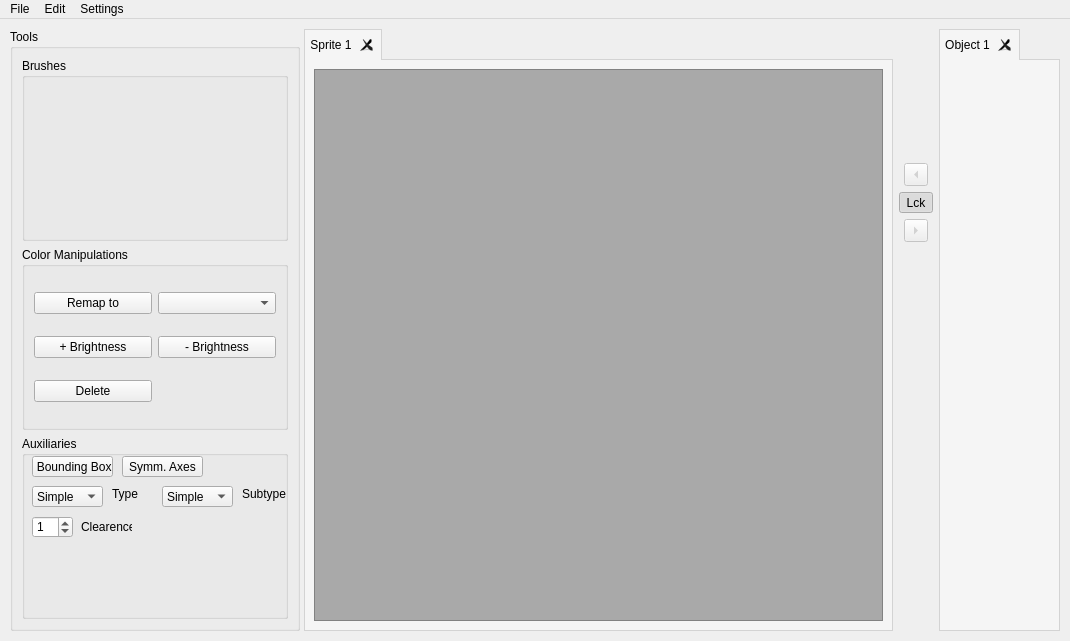
<?xml version="1.0" encoding="UTF-8"?>
<ui version="4.0">
 <class>MainWindow</class>
 <widget class="QMainWindow" name="MainWindow">
  <property name="geometry">
   <rect>
    <x>0</x>
    <y>0</y>
    <width>1070</width>
    <height>641</height>
   </rect>
  </property>
  <property name="windowTitle">
   <string>Object Maker</string>
  </property>
  <property name="styleSheet">
   <string notr="true"/>
  </property>
  <widget class="QWidget" name="centralwidget">
   <layout class="QHBoxLayout" name="horizontalLayout">
    <property name="spacing">
     <number>4</number>
    </property>
    <property name="leftMargin">
     <number>10</number>
    </property>
    <property name="topMargin">
     <number>10</number>
    </property>
    <property name="rightMargin">
     <number>10</number>
    </property>
    <property name="bottomMargin">
     <number>10</number>
    </property>
    <item>
     <widget class="QGroupBox" name="groupBox_tools">
      <property name="sizePolicy">
       <sizepolicy hsizetype="Fixed" vsizetype="Preferred">
        <horstretch>0</horstretch>
        <verstretch>0</verstretch>
       </sizepolicy>
      </property>
      <property name="minimumSize">
       <size>
        <width>290</width>
        <height>0</height>
       </size>
      </property>
      <property name="title">
       <string>Tools</string>
      </property>
      <layout class="QVBoxLayout" name="verticalLayout_4">
       <item>
        <widget class="QGroupBox" name="groupBox_Brushes">
         <property name="title">
          <string>Brushes</string>
         </property>
        </widget>
       </item>
       <item>
        <widget class="QGroupBox" name="groupBox_Colormani">
         <property name="title">
          <string>Color Manipulations</string>
         </property>
         <layout class="QGridLayout" name="gridLayout_3">
          <item row="0" column="0">
           <widget class="QPushButton" name="pushButton_remapTo">
            <property name="text">
             <string>Remap to</string>
            </property>
           </widget>
          </item>
          <item row="0" column="1">
           <widget class="QComboBox" name="comboBox_remapToColor"/>
          </item>
          <item row="1" column="0">
           <widget class="QPushButton" name="pushButton_incrBrightness">
            <property name="text">
             <string>+ Brightness</string>
            </property>
           </widget>
          </item>
          <item row="1" column="1">
           <widget class="QPushButton" name="pushButton_decrBrightness">
            <property name="text">
             <string>- Brightness</string>
            </property>
           </widget>
          </item>
          <item row="2" column="0">
           <widget class="QPushButton" name="pushButton_deleteColor">
            <property name="text">
             <string>Delete</string>
            </property>
           </widget>
          </item>
         </layout>
        </widget>
       </item>
       <item>
        <widget class="QGroupBox" name="groupBox_auxiliaries_2">
         <property name="title">
          <string>Auxiliaries</string>
         </property>
         <widget class="QPushButton" name="pushButton_boundingBox_2">
          <property name="geometry">
           <rect>
            <x>10</x>
            <y>20</y>
            <width>81</width>
            <height>21</height>
           </rect>
          </property>
          <property name="text">
           <string> Bounding Box</string>
          </property>
          <property name="checkable">
           <bool>true</bool>
          </property>
          <property name="checked">
           <bool>false</bool>
          </property>
          <property name="autoDefault">
           <bool>false</bool>
          </property>
          <property name="default">
           <bool>false</bool>
          </property>
          <property name="flat">
           <bool>false</bool>
          </property>
         </widget>
         <widget class="QPushButton" name="pushButton_symmAxes_2">
          <property name="geometry">
           <rect>
            <x>100</x>
            <y>20</y>
            <width>81</width>
            <height>21</height>
           </rect>
          </property>
          <property name="text">
           <string>Symm. Axes</string>
          </property>
          <property name="checkable">
           <bool>true</bool>
          </property>
         </widget>
         <widget class="QLabel" name="label_clearence_2">
          <property name="geometry">
           <rect>
            <x>59</x>
            <y>80</y>
            <width>51</width>
            <height>21</height>
           </rect>
          </property>
          <property name="text">
           <string>Clearence</string>
          </property>
         </widget>
         <widget class="QDoubleSpinBox" name="doubleSpinBox_clearence_2">
          <property name="geometry">
           <rect>
            <x>10</x>
            <y>80</y>
            <width>41</width>
            <height>22</height>
           </rect>
          </property>
          <property name="toolTip">
           <string notr="true">Object height</string>
          </property>
          <property name="decimals">
           <number>0</number>
          </property>
          <property name="maximum">
           <double>32.000000000000000</double>
          </property>
          <property name="singleStep">
           <double>1.000000000000000</double>
          </property>
          <property name="value">
           <double>1.000000000000000</double>
          </property>
         </widget>
         <widget class="QComboBox" name="comboBox_subtype_2">
          <property name="geometry">
           <rect>
            <x>10</x>
            <y>50</y>
            <width>71</width>
            <height>21</height>
           </rect>
          </property>
          <property name="autoFillBackground">
           <bool>false</bool>
          </property>
          <property name="styleSheet">
           <string notr="true"/>
          </property>
          <item>
           <property name="text">
            <string>Simple</string>
           </property>
          </item>
          <item>
           <property name="text">
            <string>Animated</string>
           </property>
          </item>
          <item>
           <property name="text">
            <string>Glass</string>
           </property>
          </item>
          <item>
           <property name="text">
            <string>Gardens</string>
           </property>
          </item>
         </widget>
         <widget class="QLabel" name="label_subtype_2">
          <property name="geometry">
           <rect>
            <x>90</x>
            <y>50</y>
            <width>51</width>
            <height>16</height>
           </rect>
          </property>
          <property name="text">
           <string>Type</string>
          </property>
         </widget>
         <widget class="QComboBox" name="comboBox_subtype_3">
          <property name="geometry">
           <rect>
            <x>140</x>
            <y>50</y>
            <width>71</width>
            <height>21</height>
           </rect>
          </property>
          <property name="autoFillBackground">
           <bool>false</bool>
          </property>
          <property name="styleSheet">
           <string notr="true"/>
          </property>
          <item>
           <property name="text">
            <string>Simple</string>
           </property>
          </item>
          <item>
           <property name="text">
            <string>Animated</string>
           </property>
          </item>
          <item>
           <property name="text">
            <string>Glass</string>
           </property>
          </item>
          <item>
           <property name="text">
            <string>Gardens</string>
           </property>
          </item>
         </widget>
         <widget class="QLabel" name="label_subtype_3">
          <property name="geometry">
           <rect>
            <x>220</x>
            <y>50</y>
            <width>51</width>
            <height>16</height>
           </rect>
          </property>
          <property name="text">
           <string>Subtype</string>
          </property>
         </widget>
        </widget>
       </item>
      </layout>
     </widget>
    </item>
    <item>
     <widget class="QTabWidget" name="tabWidget_sprites">
      <property name="enabled">
       <bool>true</bool>
      </property>
      <property name="sizePolicy">
       <sizepolicy hsizetype="Expanding" vsizetype="Expanding">
        <horstretch>0</horstretch>
        <verstretch>0</verstretch>
       </sizepolicy>
      </property>
      <property name="styleSheet">
       <string notr="true">QTabWidget::pane {
  border: 1px solid lightgray;
  top:-1px; 
  background: rgb(245, 245, 245);; 
} 

QTabBar::tab {
  background: rgb(230, 230, 230); 
  border: 1px solid lightgray; 
  padding: 5px;
} 

QTabBar::tab:selected { 
  background: rgb(245, 245, 245); 
  margin-bottom: -1px; 
}</string>
      </property>
      <property name="tabPosition">
       <enum>QTabWidget::North</enum>
      </property>
      <property name="currentIndex">
       <number>0</number>
      </property>
      <property name="documentMode">
       <bool>false</bool>
      </property>
      <property name="tabsClosable">
       <bool>true</bool>
      </property>
      <property name="movable">
       <bool>false</bool>
      </property>
      <property name="tabBarAutoHide">
       <bool>false</bool>
      </property>
      <widget class="QWidget" name="tab_Sprite">
       <property name="enabled">
        <bool>true</bool>
       </property>
       <attribute name="title">
        <string>Sprite 1</string>
       </attribute>
       <layout class="QHBoxLayout" name="horizontalLayout_2">
        <item>
         <widget class="QScrollArea" name="scrollArea">
          <property name="styleSheet">
           <string notr="true">background-color: darkgrey;</string>
          </property>
          <property name="widgetResizable">
           <bool>true</bool>
          </property>
          <widget class="QWidget" name="scrollAreaWidgetContents">
           <property name="geometry">
            <rect>
             <x>0</x>
             <y>0</y>
             <width>571</width>
             <height>552</height>
            </rect>
           </property>
          </widget>
         </widget>
        </item>
       </layout>
      </widget>
     </widget>
    </item>
    <item>
     <widget class="QWidget" name="widget_spriteExchange" native="true">
      <property name="sizePolicy">
       <sizepolicy hsizetype="Fixed" vsizetype="Preferred">
        <horstretch>0</horstretch>
        <verstretch>0</verstretch>
       </sizepolicy>
      </property>
      <property name="minimumSize">
       <size>
        <width>32</width>
        <height>0</height>
       </size>
      </property>
      <layout class="QVBoxLayout" name="verticalLayout_3">
       <property name="leftMargin">
        <number>2</number>
       </property>
       <property name="rightMargin">
        <number>2</number>
       </property>
       <item>
        <spacer name="verticalSpacer_2">
         <property name="orientation">
          <enum>Qt::Vertical</enum>
         </property>
         <property name="sizeType">
          <enum>QSizePolicy::Minimum</enum>
         </property>
         <property name="sizeHint" stdset="0">
          <size>
           <width>24</width>
           <height>125</height>
          </size>
         </property>
        </spacer>
       </item>
       <item alignment="Qt::AlignHCenter">
        <widget class="QToolButton" name="toolButton_toSprites">
         <property name="enabled">
          <bool>false</bool>
         </property>
         <property name="sizePolicy">
          <sizepolicy hsizetype="Fixed" vsizetype="Fixed">
           <horstretch>0</horstretch>
           <verstretch>0</verstretch>
          </sizepolicy>
         </property>
         <property name="minimumSize">
          <size>
           <width>5</width>
           <height>16</height>
          </size>
         </property>
         <property name="text">
          <string/>
         </property>
         <property name="arrowType">
          <enum>Qt::LeftArrow</enum>
         </property>
        </widget>
       </item>
       <item alignment="Qt::AlignHCenter">
        <widget class="QToolButton" name="toolButton_lock">
         <property name="minimumSize">
          <size>
           <width>28</width>
           <height>19</height>
          </size>
         </property>
         <property name="text">
          <string>Lck</string>
         </property>
         <property name="checkable">
          <bool>true</bool>
         </property>
         <property name="checked">
          <bool>true</bool>
         </property>
        </widget>
       </item>
       <item alignment="Qt::AlignHCenter|Qt::AlignTop">
        <widget class="QToolButton" name="toolButton_fromSprites">
         <property name="enabled">
          <bool>false</bool>
         </property>
         <property name="text">
          <string>...</string>
         </property>
         <property name="arrowType">
          <enum>Qt::RightArrow</enum>
         </property>
        </widget>
       </item>
       <item>
        <spacer name="verticalSpacer">
         <property name="orientation">
          <enum>Qt::Vertical</enum>
         </property>
         <property name="sizeHint" stdset="0">
          <size>
           <width>20</width>
           <height>40</height>
          </size>
         </property>
        </spacer>
       </item>
      </layout>
     </widget>
    </item>
    <item>
     <widget class="QTabWidget" name="tabWidget_objects">
      <property name="sizePolicy">
       <sizepolicy hsizetype="Minimum" vsizetype="Minimum">
        <horstretch>0</horstretch>
        <verstretch>0</verstretch>
       </sizepolicy>
      </property>
      <property name="minimumSize">
       <size>
        <width>0</width>
        <height>0</height>
       </size>
      </property>
      <property name="styleSheet">
       <string notr="true">
QTabWidget::pane {
  border: 1px solid lightgray;
  top:-1px; 
  background: rgb(245, 245, 245);; 
} 

QTabBar::tab {
  background: rgb(230, 230, 230); 
  border: 1px solid lightgray; 
  padding: 5px;
} 
QTabBar::tab:selected { 
  background: rgb(245, 245, 245); 
  margin-bottom: -1px; 
}
QToolButton {background : lightgrey;
border: 1px solid darkgrey;}
</string>
      </property>
      <property name="currentIndex">
       <number>0</number>
      </property>
      <property name="documentMode">
       <bool>false</bool>
      </property>
      <property name="tabsClosable">
       <bool>true</bool>
      </property>
      <property name="movable">
       <bool>false</bool>
      </property>
      <property name="tabBarAutoHide">
       <bool>false</bool>
      </property>
      <widget class="QWidget" name="tab_object">
       <attribute name="title">
        <string>Object 1</string>
       </attribute>
       <layout class="QHBoxLayout" name="horizontalLayout_3"/>
      </widget>
     </widget>
    </item>
   </layout>
  </widget>
  <widget class="QMenuBar" name="menubar">
   <property name="geometry">
    <rect>
     <x>0</x>
     <y>0</y>
     <width>1070</width>
     <height>21</height>
    </rect>
   </property>
   <widget class="QMenu" name="menuFile">
    <property name="title">
     <string>File</string>
    </property>
    <widget class="QMenu" name="menuLoad_Object_from">
     <property name="title">
      <string>Load Object from</string>
     </property>
     <addaction name="actionOpenFile"/>
     <addaction name="actionDATIdentifier"/>
    </widget>
    <widget class="QMenu" name="menuNew_Object">
     <property name="title">
      <string>New Object</string>
     </property>
     <addaction name="actionSmallScenery"/>
     <addaction name="actionLargeScenery"/>
     <addaction name="actionWall"/>
    </widget>
    <addaction name="menuNew_Object"/>
    <addaction name="menuLoad_Object_from"/>
    <addaction name="actionSave"/>
    <addaction name="actionSaveObjectAt"/>
   </widget>
   <widget class="QMenu" name="menuTools">
    <property name="title">
     <string>Edit</string>
    </property>
    <addaction name="actionNewSprite"/>
    <addaction name="actionLoadImage"/>
   </widget>
   <widget class="QMenu" name="menuSettings">
    <property name="title">
     <string>Settings</string>
    </property>
   </widget>
   <addaction name="menuFile"/>
   <addaction name="menuTools"/>
   <addaction name="menuSettings"/>
  </widget>
  <action name="actionSaveObjectAt">
   <property name="text">
    <string>Save Object at</string>
   </property>
   <property name="shortcut">
    <string>Ctrl+Shift+S</string>
   </property>
  </action>
  <action name="actionSave">
   <property name="text">
    <string>Save Object</string>
   </property>
   <property name="shortcut">
    <string>Ctrl+S</string>
   </property>
  </action>
  <action name="actionOpenFile">
   <property name="text">
    <string>File</string>
   </property>
  </action>
  <action name="actionDATIdentifier">
   <property name="text">
    <string>DAT Identifier</string>
   </property>
  </action>
  <action name="actionNewSprite">
   <property name="text">
    <string>New Image</string>
   </property>
  </action>
  <action name="actionLoadImage">
   <property name="text">
    <string>Open Image</string>
   </property>
  </action>
  <action name="actionSmallScenery">
   <property name="text">
    <string>Small Scenery</string>
   </property>
  </action>
  <action name="actionLargeScenery">
   <property name="enabled">
    <bool>false</bool>
   </property>
   <property name="text">
    <string>Large Scenery</string>
   </property>
  </action>
  <action name="actionWall">
   <property name="enabled">
    <bool>false</bool>
   </property>
   <property name="text">
    <string>Wall</string>
   </property>
  </action>
 </widget>
 <resources/>
 <connections/>
</ui>
